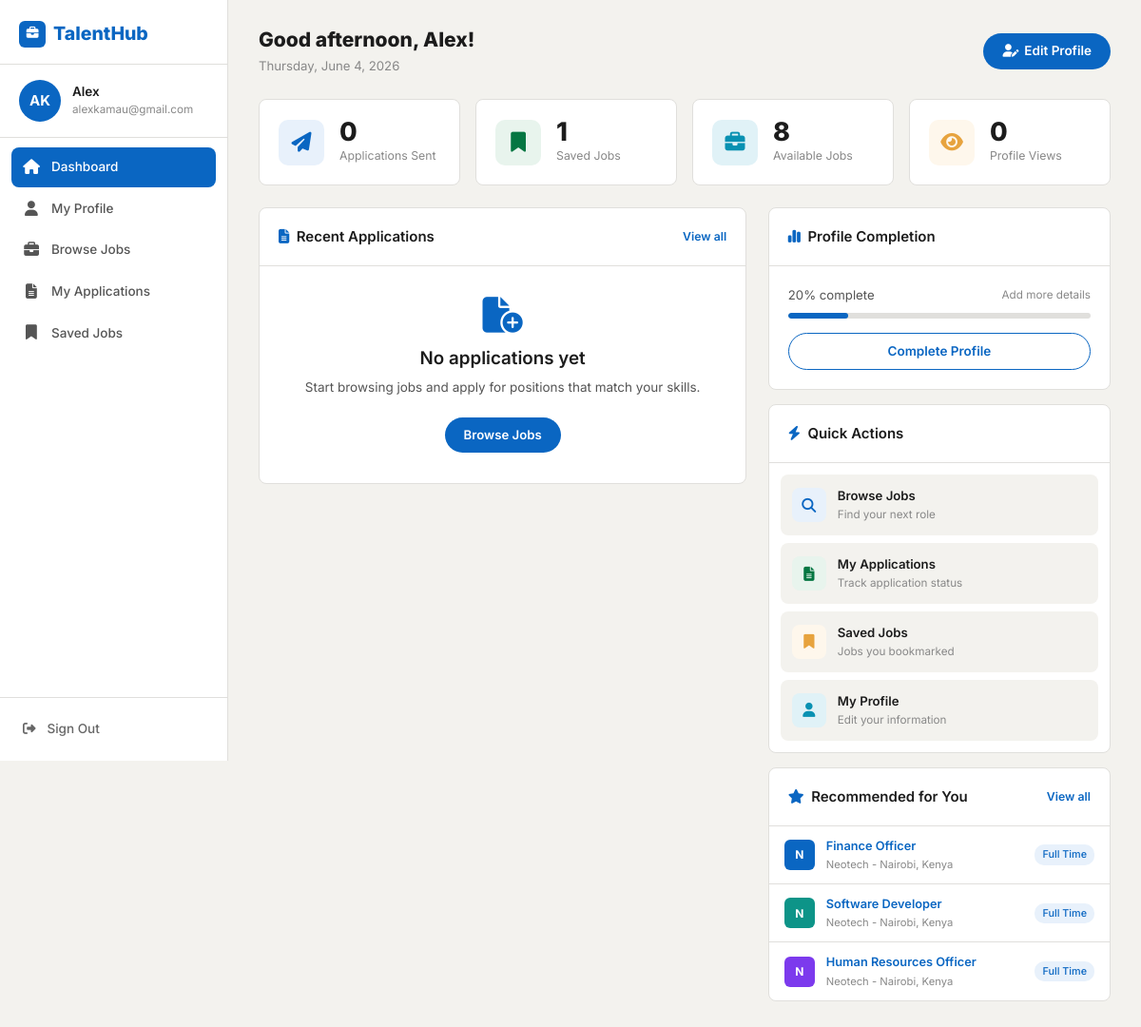
Screenshot of /applicant/ (signed in) with the database file from the repository.
### job_seeker/models.py (models this page shows, shortened)
class User(AbstractUser):
    STAFF = 'staff'
    APPLICANT = 'applicant'
    user_types = [
        (STAFF, 'staff'),
        (APPLICANT, 'applicant'),
    ]
    contact = models.CharField(max_length=100, blank=True)
    location = models.CharField(max_length=100, blank=True)
    user_type = models.CharField(max_length=20, choices=user_types, blank=True)
    class Meta:
        ordering = ['first_name', 'last_name']
    @property
    def full_name(self):
        return f'{self.first_name} {self.last_name}'.strip() or self.username
    @property
    def initials(self):
        parts = self.full_name.split()
        if len(parts) >= 2:
            return (parts[0][0] + parts[-1][0]).upper()
        return self.username[:2].upper()

class Job(models.Model):
    staff = models.ForeignKey(User, related_name='jobs', on_delete=models.CASCADE, null=True)
    title = models.CharField(max_length=255)
    company = models.CharField(max_length=200, null=True, blank=True)
    location = models.CharField(max_length=255)
    description = models.TextField()
    skills_req = models.CharField(max_length=500, null=True, blank=True)
    job_type = models.CharField(max_length=30, choices=JOB_TYPES, default='Full Time', null=True)
    link = models.URLField(null=True, blank=True)
    salary = models.CharField(max_length=100, null=True, blank=True)
    slug = AutoSlugField(populate_from='title', unique=True, null=True)
    date_posted = models.DateTimeField(default=timezone.now)
    deadline = models.DateField(null=True, blank=True)

### job_seeker/decorators.py (the view)
    def wrapper_func(request, *args, **kwargs):
        if not request.user.is_authenticated:
            return redirect('login')
        if request.user.user_type == User.APPLICANT:
            return view_func(request, *args, **kwargs)
        if request.user.user_type == User.STAFF:
            return redirect('staff')
        messages.error(request, 'Access denied. This page is for job seekers only.')
        return redirect('home')

### job_seeker/models.py (called while the page is built)
    def completion_percentage(self):
        fields = [self.full_name, self.location, self.resume, self.grad_year, self.job_type]
        filled = sum(1 for f in fields if f)
        return int((filled / len(fields)) * 100)

### templates/applicant/applicant.html (shortened to what this page needs)
{% extends 'base.html' %}
{% block body %}
{% include 'applicant/side_bar_applicant.html' %}
<div class="sidebar-main">
  <div class="page-header">
    <div>
      <h1 class="page-title">{{ greeting }}, {{ request.user.first_name|default:request.user.username }}!</h1>
      <p class="page-subtitle">{% now "l, N j, Y" %}</p>
    </div>
    <a href="{% url 'edit-profile' %}" class="btn-primary-th">
      <i class="fa-solid fa-user-pen"></i> Edit Profile
    </a>
  </div>
  <div class="stats-row mb-4">
    <div class="stat-card">
      <div class="stat-icon stat-icon-blue"><i class="fa-solid fa-paper-plane"></i></div>
      <div>
        <div class="stat-number">{{ applied_count }}</div>
        <p class="stat-label">Applications Sent</p>
      </div>
    </div>
    <div class="stat-card">
      <div class="stat-icon stat-icon-green"><i class="fa-solid fa-bookmark"></i></div>
      <div>
        <div class="stat-number">{{ saved_count }}</div>
        <p class="stat-label">Saved Jobs</p>
      </div>
    </div>
    <div class="stat-card">
      <div class="stat-icon stat-icon-info"><i class="fa-solid fa-briefcase"></i></div>
      <div>
        <div class="stat-number">{{ total_jobs }}</div>
        <p class="stat-label">Available Jobs</p>
      </div>
    </div>
    <div class="stat-card">
      <div class="stat-icon stat-icon-orange"><i class="fa-solid fa-eye"></i></div>
      <div>
        <div class="stat-number">0</div>
        <p class="stat-label">Profile Views</p>
      </div>
    </div>
  </div>
  <div class="row g-4" style="align-items:flex-start;">
    <div class="col-lg-7" style="align-self:flex-start;">
      <div class="th-card" style="align-self:flex-start;height:auto !important;">
        <div class="th-card-header d-flex justify-content-between align-items-center">
          <span><i class="fa-solid fa-file-lines me-2 text-primary-th"></i>Recent Applications</span>
          <a href="{% url 'applied-jobs' %}" style="font-size:.82rem;color:var(--primary);">View all</a>
        </div>
        <div class="th-card-body" style="padding:0;">
          {% if recent_applications %}
          <table class="th-table">
            <thead>
              <tr>
                <th>Position</th>
                <th>Date Applied</th>
                <th>Status</th>
              </tr>
            </thead>
            <tbody>
              {% for app in recent_applications %}
              <tr>
                <td>
                  <div style="font-weight:600;color:var(--text-dark);">{{ app.job.title }}</div>
                  <div style="font-size:.78rem;color:var(--text-light);">{{ app.job.company|default:"Neotech" }}</div>
                </td>
                <td style="font-size:.82rem;color:var(--text-light);">{{ app.date_applied|date:"M j, Y" }}</td>
                <td>
                  <span class="badge-status badge-{{ app.status|lower|cut:" " }}">
                    {{ app.get_status_display }}
                  </span>
                </td>
              </tr>
              {% endfor %}
            </tbody>
          </table>
          {% else %}
          <div style="text-align:center;padding:32px 24px;">
            <i class="fa-solid fa-file-circle-plus" style="font-size:2.5rem;color:#0A66C2;display:block;margin-bottom:16px;"></i>
            <h5 style="font-weight:600;color:#1C1C1C;margin-bottom:8px;">No applications yet</h5>
            <p style="color:#555555;font-size:0.9rem;margin-bottom:20px;">Start browsing jobs and apply for positions that match your skills.</p>
            <a href="{% url 'posted-jobs' %}" class="btn-primary-th" style="font-size:.88rem;padding:8px 20px;">Browse Jobs</a>
          </div>
          {% endif %}
        </div>
      </div>
    </div>
    <div class="col-lg-5">
      {% if profile %}
      <div class="th-card mb-3">
        <div class="th-card-header"><i class="fa-solid fa-chart-simple me-2 text-primary-th"></i>Profile Completion</div>
        <div class="th-card-body">
          <div class="d-flex justify-content-between align-items-center mb-2">
            <span style="font-size:.88rem;color:var(--text-med);">{{ profile_complete }}% complete</span>
            <span style="font-size:.78rem;color:var(--text-light);">{% if profile_complete < 100 %}Add more details{% else %}Complete!{% endif %}</span>
          </div>
          <div class="profile-progress">
            <div class="profile-progress-bar" style="width:{{ profile_complete }}%;"></div>
          </div>
          {% if profile_complete < 100 %}
          <a href="{% url 'edit-profile' %}" class="btn-outline-th mt-3" style="display:flex;justify-content:center;width:100%;padding:8px;">
            Complete Profile
          </a>
          {% endif %}
        </div>
      </div>
      {% endif %}
      <div class="th-card mb-3">
        <div class="th-card-header"><i class="fa-solid fa-bolt me-2 text-primary-th"></i>Quick Actions</div>
        <div class="th-card-body" style="padding:12px;">
          <div style="display:flex;flex-direction:column;gap:8px;">
            <a href="{% url 'posted-jobs' %}" style="display:flex;align-items:center;gap:12px;padding:12px;background:var(--bg);border-radius:8px;text-decoration:none;transition:all .2s;">
              <div style="width:36px;height:36px;background:var(--primary-lt);border-radius:8px;display:flex;align-items:center;justify-content:center;color:var(--primary);">
                <i class="fa-solid fa-search"></i>
              </div>
              <div>
                <div style="font-size:.88rem;font-weight:600;color:var(--text-dark);">Browse Jobs</div>
                <div style="font-size:.78rem;color:var(--text-light);">Find your next role</div>
              </div>
            </a>
            <a href="{% url 'applied-jobs' %}" style="display:flex;align-items:center;gap:12px;padding:12px;background:var(--bg);border-radius:8px;text-decoration:none;transition:all .2s;">
              <div style="width:36px;height:36px;background:var(--success-lt);border-radius:8px;display:flex;align-items:center;justify-content:center;color:var(--success);">
                <i class="fa-solid fa-file-lines"></i>
              </div>
              <div>
                <div style="font-size:.88rem;font-weight:600;color:var(--text-dark);">My Applications</div>
                <div style="font-size:.78rem;color:var(--text-light);">Track application status</div>
              </div>
            </a>
            <a href="{% url 'saved-jobs' %}" style="display:flex;align-items:center;gap:12px;padding:12px;background:var(--bg);border-radius:8px;text-decoration:none;transition:all .2s;">
              <div style="width:36px;height:36px;background:var(--warning-lt);border-radius:8px;display:flex;align-items:center;justify-content:center;color:var(--warning);">
                <i class="fa-solid fa-bookmark"></i>
              </div>
              <div>
                <div style="font-size:.88rem;font-weight:600;color:var(--text-dark);">Saved Jobs</div>
                <div style="font-size:.78rem;color:var(--text-light);">Jobs you bookmarked</div>
              </div>
            </a>
            <a href="{% url 'my-profile' %}" style="display:flex;align-items:center;gap:12px;padding:12px;background:var(--bg);border-radius:8px;text-decoration:none;transition:all .2s;">
              <div style="width:36px;height:36px;background:var(--info-lt);border-radius:8px;display:flex;align-items:center;justify-content:center;color:var(--info);">
                <i class="fa-solid fa-user"></i>
              </div>
              <div>
                <div style="font-size:.88rem;font-weight:600;color:var(--text-dark);">My Profile</div>
                <div style="font-size:.78rem;color:var(--text-light);">Edit your information</div>
              </div>
            </a>
          </div>
        </div>
      </div>
      <div class="th-card">
        <div class="th-card-header d-flex justify-content-between align-items-center">
          <span><i class="fa-solid fa-star me-2 text-primary-th"></i>Recommended for You</span>
          <a href="{% url 'posted-jobs' %}" style="font-size:.82rem;color:var(--primary);">View all</a>
        </div>
        {% if recommended_jobs %}
        <div>
          {% for job in recommended_jobs|slice:":3" %}
          <a href="{% url 'job-details' job.id %}" class="rec-list-item">
            <div class="job-company-avatar av-{% cycle 'blue' 'teal' 'violet' %}"
                 style="width:32px;height:32px;font-size:.8rem;border-radius:6px;flex-shrink:0;">
              {{ job.company|first|upper|default:"N" }}
            </div>
            <div style="flex:1;min-width:0;">
              <div style="font-size:.85rem;font-weight:600;color:var(--primary);white-space:nowrap;overflow:hidden;text-overflow:ellipsis;">{{ job.title }}</div>
              <div style="font-size:.75rem;color:var(--text-light);">{{ job.company|default:"Neotech" }} - {{ job.location }}</div>
            </div>
            <span style="font-size:.72rem;background:var(--primary-lt);color:var(--primary);padding:2px 8px;border-radius:10px;font-weight:500;white-space:nowrap;flex-shrink:0;">{{ job.job_type }}</span>
          </a>
          {% endfor %}
        </div>
        {% endif %}
      </div>
    </div>
  </div>
</div>
{% endblock %}

### templates/applicant/side_bar_applicant.html (shortened to what this page needs)
{% load static %}
<aside class="th-sidebar" id="appSidebar">
  <div class="sidebar-logo-area">
    <a href="{% url 'home' %}" class="sidebar-logo">
      <div style="width:28px;height:28px;background:var(--primary);border-radius:6px;display:flex;align-items:center;justify-content:center;color:white;font-size:.85rem;flex-shrink:0;">
        <i class="fa-solid fa-briefcase"></i>
      </div>
      TalentHub
    </a>
  </div>
  <div class="sidebar-user-area">
    <div class="sidebar-avatar">{{ request.user.initials }}</div>
    <div style="min-width:0;">
      <p class="sidebar-user-name">{{ request.user.first_name|default:request.user.username }}</p>
      <p class="sidebar-user-email">{{ request.user.email }}</p>
    </div>
  </div>
  <ul class="sidebar-nav">
    <li>
      <a href="{% url 'applicant' %}" class="{% if request.resolver_match.url_name == 'applicant' %}active{% endif %}">
        <i class="fa-solid fa-house"></i> Dashboard
      </a>
    </li>
    <li>
      <a href="{% url 'my-profile' %}" class="{% if request.resolver_match.url_name == 'my-profile' or request.resolver_match.url_name == 'edit-profile' %}active{% endif %}">
        <i class="fa-solid fa-user"></i> My Profile
      </a>
    </li>
    <li>
      <a href="{% url 'posted-jobs' %}" class="{% if request.resolver_match.url_name == 'posted-jobs' %}active{% endif %}">
        <i class="fa-solid fa-briefcase"></i> Browse Jobs
      </a>
    </li>
    <li>
      <a href="{% url 'applied-jobs' %}" class="{% if request.resolver_match.url_name == 'applied-jobs' %}active{% endif %}">
        <i class="fa-solid fa-file-lines"></i> My Applications
      </a>
    </li>
    <li>
      <a href="{% url 'saved-jobs' %}" class="{% if request.resolver_match.url_name == 'saved-jobs' %}active{% endif %}">
        <i class="fa-solid fa-bookmark"></i> Saved Jobs
      </a>
    </li>
  </ul>
  <div class="sidebar-footer">
    <a href="{% url 'logout' %}" class="sidebar-logout">
      <i class="fa-solid fa-right-from-bracket"></i> Sign Out
    </a>
  </div>
</aside>

### templates/applicant/applicant.html (style rules this page uses)
.sidebar-logout { color: #666666 !important; transition: color 0.2s ease !important; }
.rec-list-item { display: flex; align-items: center; gap: 12px; padding: 11px 16px; border-bottom: 1px solid var(--border); text-decoration: none; transition: background .15s; }
.rec-list-item:last-child { border-bottom: none; }

### rows the page displays
User: user.initials "AK", user.first_name "Alex", user.email "alexkamau@gmail.com"
Job: company|first "N", title "Finance Officer", company "Neotech", location "Nairobi, Kenya", job_type "Full Time"
Job: company|first "N", title "Software Developer", company "Neotech", location "Nairobi, Kenya", job_type "Full Time"
Job: company|first "N", title "Human Resources Officer", company "Neotech", location "Nairobi, Kenya", job_type "Full Time"

### other values shown
{{ greeting }} "Good afternoon"
{{ applied_count }} "0"
{{ saved_count }} "1"
{{ total_jobs }} "8"
{{ profile_complete }} "20"
